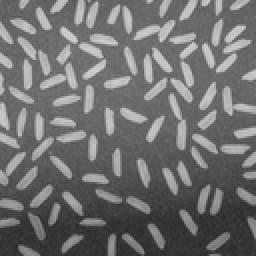
%> input picture Lab Work/7th semester/Digital image processing/rice.png, 128 x 128 px, shrunk from 256 x 256 before the run (shown 2 times larger)
$ octave bicubinInterpolation.m   (GNU Octave 9; MATLAB toolbox functions it lacks are replaced by stand-ins)
%> lines starting %> are read from the running program, lines starting %| are printed output that depends on the picture
clear all;
clc

im = imread('rice.png');
%> im is the input picture: size 128x128 uint8; min 42, max 208, mean 111.2
[row,col] = size(im);
%> row = 128; col = 128
figure(),imshow(im);

times = 2;
T = zeros(times*row,times*col);

v = [-1,-1,-1,0,0,1,1,1,-2,-2,-2,0,0,2,2,2];
w = [-1,0,1,-1,1,-1,0,1,-2,0,2,-2,2,-2,0,2];

for i=1:row*times
    for j=1:col*times
        for k=1:16
            xx = round(((i+v(k)-1)*(row-1))/(row*times-1) +1);
            yy = round(((j+w(k)-1)*(row-1))/(row*times-1) +1);

            if(xx>0 && xx<=row && yy>0 && yy<=col)
                T(i,j) = T(i,j)+ double(im(xx,yy))/16.0;
            end
        end
    end
end
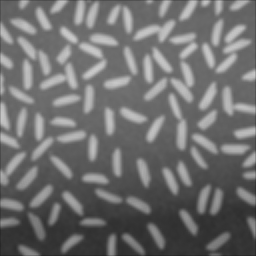
%> T: size 256x256 double; min 36.06, max 202.1, mean 110.9

T = uint8(T);
%> T: size 256x256 uint8
figure(),imshow(T);
figure(),imhist(im);
%> after `imhist(im)`:
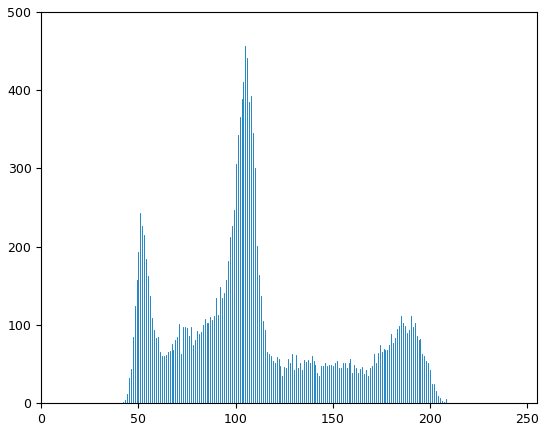
%> figure redrawn from the program's plot data; highest point at x = 105, y = 456
figure(),imhist(T);
%> after `imhist(T)`:
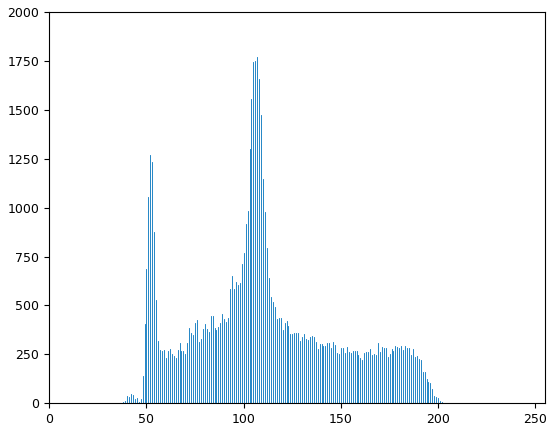
%> figure redrawn from the program's plot data; highest point at x = 107, y = 1768

%imresize(im,2,'bicubic');
